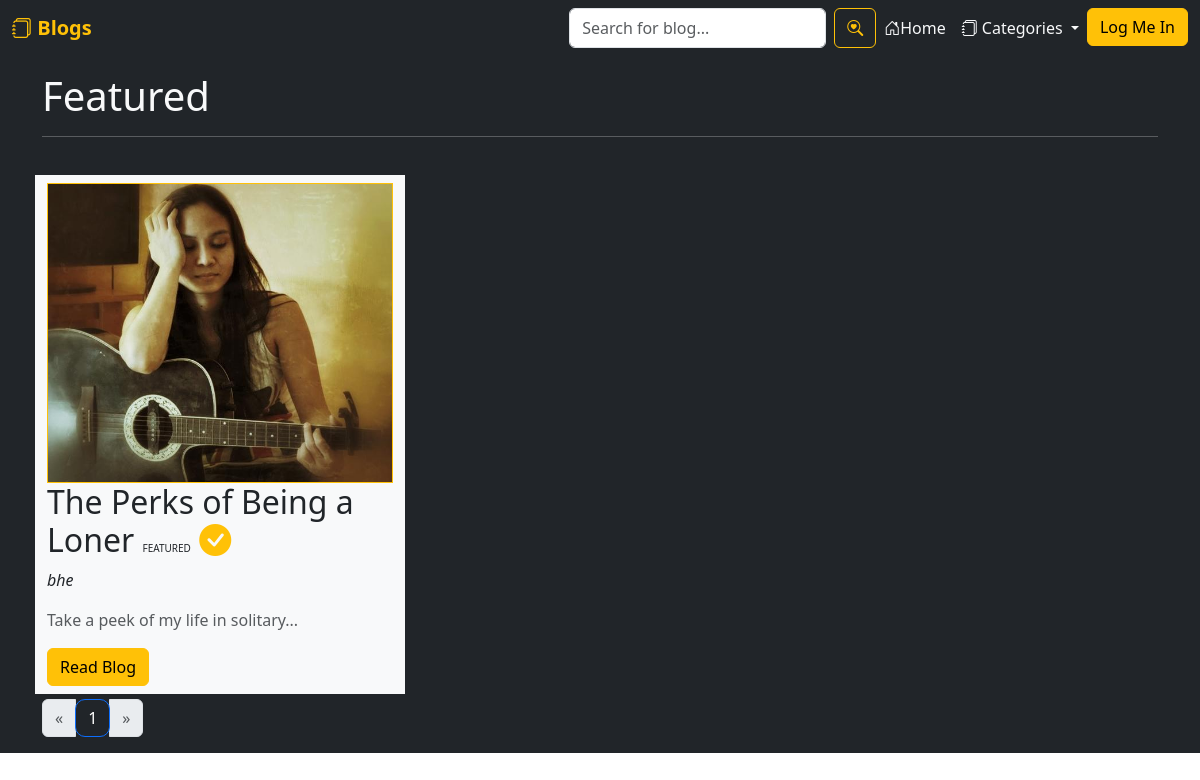
/blogs/featured/, run on the app's committed database.
### blogs/models.py (models this page shows, shortened)
class Blog(models.Model):
    CATEGORIES = [
        ('education', 'Education'),
        ('music', 'Music'),
        ('personal', 'Personal'),
        ('promotions', 'Promotions'),
        ('travels', 'Travels'),
        ('others', 'Others')
    ]
    DEFAULT_CATEGORY = 'others'
    id = models.UUIDField(primary_key=True, default=uuid.uuid4, editable=False)
    title = models.CharField(max_length=255)
    author = models.ForeignKey(User, on_delete=models.CASCADE)
    featured = models.BooleanField(default=False)
    pen_name = models.CharField(max_length=100, null=True, blank=True)
    teaser = models.TextField(max_length=255, null=True, blank=True)
    category = models.CharField(max_length=50, choices=CATEGORIES, default=DEFAULT_CATEGORY)
    content = models.TextField()
    content2 = models.TextField(null=True, blank=True)
    content3 = models.TextField(null=True, blank=True)
    content4 = models.TextField(null=True, blank=True)
    content5 = models.TextField(null=True, blank=True)
    content6 = models.TextField(null=True, blank=True)
    content7 = models.TextField(null=True, blank=True)
    content8 = models.TextField(null=True, blank=True)
    content9 = models.TextField(null=True, blank=True)
    content10 = models.TextField(null=True, blank=True)
    image = models.ImageField(default='blog-default.jpeg', upload_to='blog_pics')
    image_end = models.ImageField(null=True, blank=True, upload_to='blog_pics')
    image2 = models.ImageField(null=True, blank=True, upload_to='blog_pics')
    image3 = models.ImageField(null=True, blank=True, upload_to='blog_pics')
    image4 = models.ImageField(null=True, blank=True, upload_to='blog_pics')
    image5 = models.ImageField(null=True, blank=True, upload_to='blog_pics')
    image6 = models.ImageField(null=True, blank=True, upload_to='blog_pics')
    image7 = models.ImageField(null=True, blank=True, upload_to='blog_pics')
    image8 = models.ImageField(null=True, blank=True, upload_to='blog_pics')
    image9 = models.ImageField(null=True, blank=True, upload_to='blog_pics')
    image_end_caption = models.CharField(max_length=255, null=True, blank=True)
    image2_caption = models.CharField(max_length=255, blank=True, default="Photo has no caption")
    image3_caption = models.CharField(max_length=255, blank=True, default="Photo has no caption")
    image4_caption = models.CharField(max_length=255, blank=True, default="Photo has no caption")
    image5_caption = models.CharField(max_length=255, blank=True, default="Photo has no caption")
    image6_caption = models.CharField(max_length=255, blank=True, default="Photo has no caption")
    image7_caption = models.CharField(max_length=255, blank=True, default="Photo has no caption")
    image8_caption = models.CharField(max_length=255, blank=True, default="Photo has no caption")
    image9_caption = models.CharField(max_length=255, blank=True, default="Photo has no caption")
    created_at = models.DateTimeField(default=datetime.now)
    class Meta:
        ordering = ['-created_at']

### blogs/views.py (the view)
# urls.py: path('featured/', views.featured, name="featured"),
def featured(request):
    featured_blogs = Blog.objects.filter(featured=True)
    per_page = 18  # You can adjust this as needed
    paginator = Paginator(featured_blogs, per_page)
    page_number = request.GET.get('page', 1)
    try:
        blogs_page = paginator.page(page_number)
    except PageNotAnInteger:
        blogs_page = paginator.page(1)
    except EmptyPage:
        blogs_page = paginator.page(paginator.num_pages)
    return render(request, 'blogs/featured.html', {'blogs': blogs_page})

### blogs/templates/blogs/featured.html (shortened to what this page needs)
{% extends 'blogs/base.html' %}
{% block content %}
<div class="pt-5 bg-dark">
    <div class="container bg-dark pt-4">
        <h1 class="text-light">Featured</h1>
        <hr style="color:white;">
        <div class="row">
            <hr>
            {% for blog in blogs %}
            {% if blog.featured %}
            <div class="col-md-6 col-lg-4 py-2 bg-light border border-dark border-5">
                <img class="border border-warning border-1" style="width:100%; height:300px; object-fit:cover;" src="{{ blog.image.url }}">
                <h2>{{ blog.title }} <span style="font-size:10px;">FEATURED</span> <i class="bi bi-check-circle-fill text-warning"></i></h2>
                <p><i>{{ blog.author }}</i></p>
                <p class="text-muted">{{ blog.teaser }}</p>
                <a href="{% url 'blogs:show-blog' pk=blog.pk %}" class="btn btn-warning">Read Blog</a>
            </div>
            {% endif %}
            {% endfor %}
        </div>
        <div class="pagination">
            <nav aria-label="Page navigation example">
                <ul class="pagination">
                    <li class="page-item {% if not blogs.has_previous %}disabled{% endif %}">
                        <a class="page-link" href="?page=1" aria-label="Previous">
                            <span aria-hidden="true">&laquo;</span>
                        </a>
                    </li>
                    {% for page_num in blogs.paginator.page_range %}
                    <li class="page-item {% if page_num == blogs.number %}active{% endif %}">
                        <a class="page-link bg-dark" style="
                        border-radius:10px;" href="?page={{ page_num }}">{{ page_num }}</a>
                    </li>
                    {% endfor %}
                    {% if blogs.has_next %}
                    <li class="page-item">
                        <a class="page-link" href="?page={{ blogs.next_page_number }}" aria-label="Next">
                            <span aria-hidden="true">&raquo;</span>
                        </a>
                    </li>
                    {% else %}
                    <li class="page-item disabled">
                        <span class="page-link" aria-hidden="true">&raquo;</span>
                    </li>
                    {% endif %}
                </ul>
            </nav>
        </div>
    </div>
</div>
{%endblock%}

### data on the page
Blog: image (picture), title "The Perks of Being a Loner", author "bhe", teaser "Take a peek of my life in solitary..."

### other printed values
{{ page_num }} "1"
